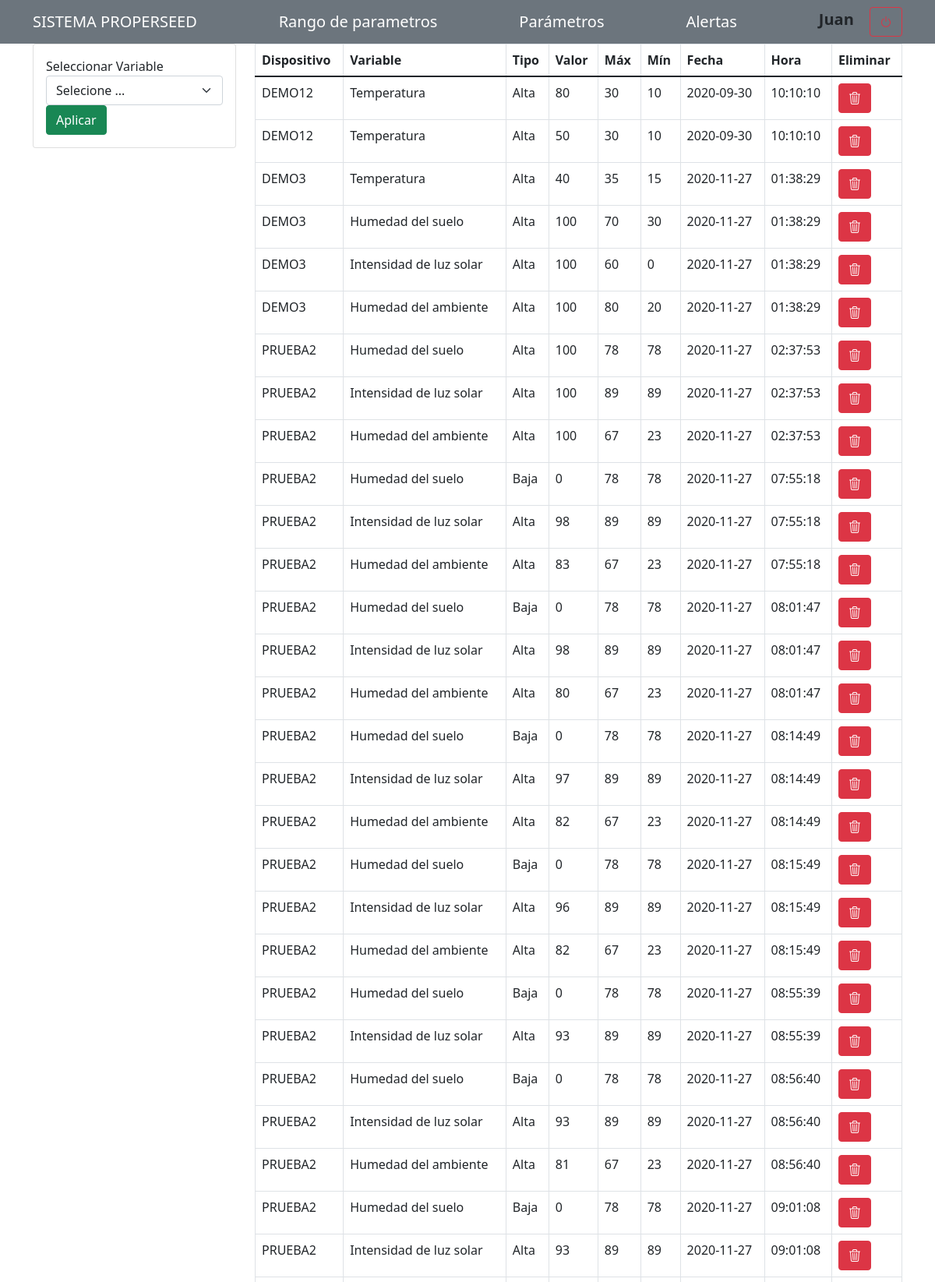
The app's page /alertas.php (signed in, upper part) with its own data.
### tables this page shows
CREATE TABLE `alerta` (
  `Id` int(11) NOT NULL,
  `Variable` varchar(30) NOT NULL,
  `Tipo` enum('Alta','Baja') DEFAULT NULL,
  `Valor` int(11) NOT NULL,
  `Maximo` float DEFAULT NULL,
  `Minimo` float DEFAULT NULL,
  `Fecha` date NOT NULL,
  `Hora` time NOT NULL,
  `Revisada` tinyint(1) NOT NULL DEFAULT '0',
  `Id_dispositivo` int(11) NOT NULL
);

CREATE TABLE `dispositivo` (
  `Id` int(11) NOT NULL,
  `Estado` enum('Activo','Inactivo') NOT NULL,
  `Nombre` varchar(30) NOT NULL,
  `Latitud` varchar(50) NOT NULL,
  `Longitud` varchar(50) NOT NULL,
  `Id_usuario` int(11) NOT NULL,
  `Id_rango` int(11) NOT NULL
);

### alertas.php (the view, shortened to what this page needs)
<?php include('includes/header.php'); ?>
<main class="container" p4>
  <div class="row">
    <div class="col-md-3">
      <div class="card card-body">
        <form action="alertas.php" method="POST">
          <label>Seleccionar Variable</label>
          <div class="form-group">
            <select name="list_var" class="form-select" aria-label="Default select example">
              <option selected disabled value="">Selecione ...</option>
              <?php
                $query = "SELECT DISTINCT variable FROM dispositivo INNER JOIN alerta ON id_dispositivo=dispositivo.id";
              ?>
            </select>
          </div>
          <input type="submit" name="save_disp" class="btn btn-success btn-block" value="Aplicar">
        </form>
      </div>
    </div>
    <div class="col-md-9">
      <table class="table table-bordered">
        <thead>
          <tr>
            <th>Dispositivo</th>
            <th>Variable</th>
            <th>Tipo</th>
            <th>Valor</th>
            <th>Máx</th>
            <th>Mín</th>
            <th>Fecha</th>
            <th>Hora</th>
            <th>Eliminar</th>
          </tr>
        </thead>
        <tbody>
          <?php
          if(isset($_POST['list_var']) && $_POST['list_var']<>"") {
            $variable = $_POST['list_var'];
            $query = "SELECT *, alerta.id AS id_alerta FROM alerta INNER JOIN dispositivo ON id_dispositivo=dispositivo.id WHERE variable='$variable'";
          } else {
            $query = "SELECT *, alerta.id AS id_alerta FROM alerta INNER JOIN dispositivo ON id_dispositivo=dispositivo.id";
          }
          $result = mysqli_query($conn, $query);
          while($row = mysqli_fetch_assoc($result)) { ?>
            <tr>
              <td><?php echo $row['Nombre']; ?></td>
              <td><?php echo $row['Variable']; ?></td>
              <td><?php echo $row['Tipo']; ?></td>
              <td><?php echo $row['Valor']; ?></td>
              <td><?php echo $row['Maximo']; ?></td>
              <td><?php echo $row['Minimo']; ?></td>
              <td><?php echo $row['Fecha']; ?></td>
              <td><?php echo $row['Hora']; ?></td>
              <td>
                <a href="eliminar.php?id=<?php echo $row['id_alerta']?>&tabla=alerta" class="btn btn-danger">
                  <i class="bi bi-trash3"></i>
                </a>
              </td>
            </tr>
          <?php } ?>
        </tbody>
      </table>
    </div>
  </div>
</main>
<?php include('includes/footer.php'); ?>

### records on screen
alerta: Id_dispositivo.Nombre "DEMO12", Variable "Temperatura", Tipo "Alta", Valor "80", Maximo "30", Minimo "10", Fecha "2020-09-30", Hora "10:10:10"
alerta: Id_dispositivo.Nombre "DEMO12", Variable "Temperatura", Tipo "Alta", Valor "50", Maximo "30", Minimo "10", Fecha "2020-09-30", Hora "10:10:10"
alerta: Id_dispositivo.Nombre "DEMO3", Variable "Temperatura", Tipo "Alta", Valor "40", Maximo "35", Minimo "15", Fecha "2020-11-27", Hora "01:38:29"
alerta: Id_dispositivo.Nombre "DEMO3", Variable "Humedad del suelo", Tipo "Alta", Valor "100", Maximo "70", Minimo "30", Fecha "2020-11-27", Hora "01:38:29"
alerta: Id_dispositivo.Nombre "DEMO3", Variable "Intensidad de luz solar", Tipo "Alta", Valor "100", Maximo "60", Minimo "0", Fecha "2020-11-27", Hora "01:38:29"
alerta: Id_dispositivo.Nombre "DEMO3", Variable "Humedad del ambiente", Tipo "Alta", Valor "100", Maximo "80", Minimo "20", Fecha "2020-11-27", Hora "01:38:29"
alerta: Id_dispositivo.Nombre "PRUEBA2", Variable "Humedad del suelo", Tipo "Alta", Valor "100", Maximo "78", Minimo "78", Fecha "2020-11-27", Hora "02:37:53"
alerta: Id_dispositivo.Nombre "PRUEBA2", Variable "Intensidad de luz solar", Tipo "Alta", Valor "100", Maximo "89", Minimo "89", Fecha "2020-11-27", Hora "02:37:53"
alerta: Id_dispositivo.Nombre "PRUEBA2", Variable "Humedad del ambiente", Tipo "Alta", Valor "100", Maximo "67", Minimo "23", Fecha "2020-11-27", Hora "02:37:53"
alerta: Id_dispositivo.Nombre "PRUEBA2", Variable "Humedad del suelo", Tipo "Baja", Valor "0", Maximo "78", Minimo "78", Fecha "2020-11-27", Hora "07:55:18"
alerta: Id_dispositivo.Nombre "PRUEBA2", Variable "Intensidad de luz solar", Tipo "Alta", Valor "98", Maximo "89", Minimo "89", Fecha "2020-11-27", Hora "07:55:18"
alerta: Id_dispositivo.Nombre "PRUEBA2", Variable "Humedad del ambiente", Tipo "Alta", Valor "83", Maximo "67", Minimo "23", Fecha "2020-11-27", Hora "07:55:18"
alerta: Id_dispositivo.Nombre "PRUEBA2", Variable "Humedad del suelo", Tipo "Baja", Valor "0", Maximo "78", Minimo "78", Fecha "2020-11-27", Hora "08:01:47"
alerta: Id_dispositivo.Nombre "PRUEBA2", Variable "Intensidad de luz solar", Tipo "Alta", Valor "98", Maximo "89", Minimo "89", Fecha "2020-11-27", Hora "08:01:47"
alerta: Id_dispositivo.Nombre "PRUEBA2", Variable "Humedad del ambiente", Tipo "Alta", Valor "80", Maximo "67", Minimo "23", Fecha "2020-11-27", Hora "08:01:47"
alerta: Id_dispositivo.Nombre "PRUEBA2", Variable "Humedad del suelo", Tipo "Baja", Valor "0", Maximo "78", Minimo "78", Fecha "2020-11-27", Hora "08:14:49"
alerta: Id_dispositivo.Nombre "PRUEBA2", Variable "Intensidad de luz solar", Tipo "Alta", Valor "97", Maximo "89", Minimo "89", Fecha "2020-11-27", Hora "08:14:49"
alerta: Id_dispositivo.Nombre "PRUEBA2", Variable "Humedad del ambiente", Tipo "Alta", Valor "82", Maximo "67", Minimo "23", Fecha "2020-11-27", Hora "08:14:49"
alerta: Id_dispositivo.Nombre "PRUEBA2", Variable "Humedad del suelo", Tipo "Baja", Valor "0", Maximo "78", Minimo "78", Fecha "2020-11-27", Hora "08:15:49"
alerta: Id_dispositivo.Nombre "PRUEBA2", Variable "Intensidad de luz solar", Tipo "Alta", Valor "96", Maximo "89", Minimo "89", Fecha "2020-11-27", Hora "08:15:49"
alerta: Id_dispositivo.Nombre "PRUEBA2", Variable "Humedad del ambiente", Tipo "Alta", Valor "82", Maximo "67", Minimo "23", Fecha "2020-11-27", Hora "08:15:49"
alerta: Id_dispositivo.Nombre "PRUEBA2", Variable "Humedad del suelo", Tipo "Baja", Valor "0", Maximo "78", Minimo "78", Fecha "2020-11-27", Hora "08:55:39"
alerta: Id_dispositivo.Nombre "PRUEBA2", Variable "Intensidad de luz solar", Tipo "Alta", Valor "93", Maximo "89", Minimo "89", Fecha "2020-11-27", Hora "08:55:39"
alerta: Id_dispositivo.Nombre "PRUEBA2", Variable "Humedad del suelo", Tipo "Baja", Valor "0", Maximo "78", Minimo "78", Fecha "2020-11-27", Hora "08:56:40"
alerta: Id_dispositivo.Nombre "PRUEBA2", Variable "Intensidad de luz solar", Tipo "Alta", Valor "93", Maximo "89", Minimo "89", Fecha "2020-11-27", Hora "08:56:40"
alerta: Id_dispositivo.Nombre "PRUEBA2", Variable "Humedad del ambiente", Tipo "Alta", Valor "81", Maximo "67", Minimo "23", Fecha "2020-11-27", Hora "08:56:40"
alerta: Id_dispositivo.Nombre "PRUEBA2", Variable "Humedad del suelo", Tipo "Baja", Valor "0", Maximo "78", Minimo "78", Fecha "2020-11-27", Hora "09:01:08"
alerta: Id_dispositivo.Nombre "PRUEBA2", Variable "Intensidad de luz solar", Tipo "Alta", Valor "93", Maximo "89", Minimo "89", Fecha "2020-11-27", Hora "09:01:08"

### other values on screen
$_SESSION['nombres'] "Juan"
